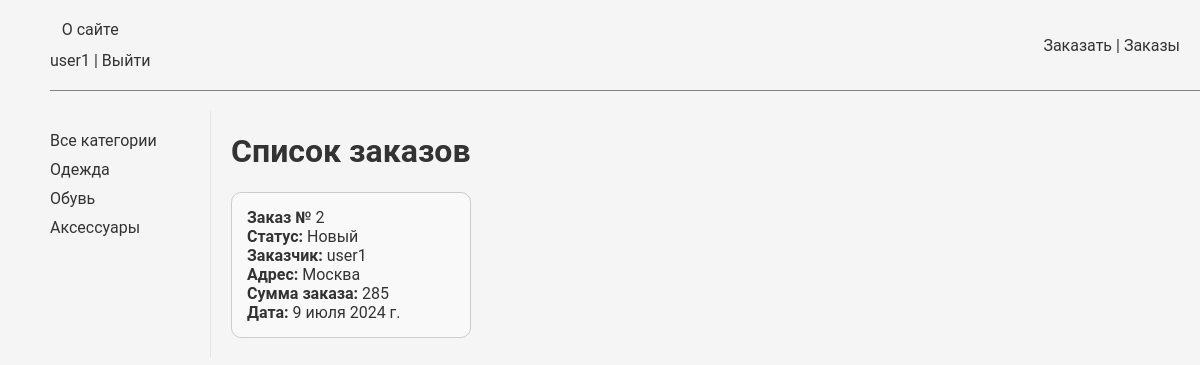
Page /orders/ (signed in) on the committed database.
### catalog/models.py (models this page shows, shortened)
class Category(models.Model):
    name = models.CharField(max_length=50)
    slug = models.SlugField(max_length=255, unique=True, db_index=True, verbose_name="URL")
    class Meta:
        ordering = ['name']
    def get_absolute_url(self):
        return reverse('catalog:cat_products', kwargs={'cat_slug': self.slug})

### orders/models.py (models this page shows, shortened)
class Order(models.Model):
    ORDER_STATUS_CHOICES = [
        ('new', 'Новый'),
        ('processing', 'В обработке'),
        ('ready', 'Готов'),
        ('received', 'Получен'),
    ]
    ORDER_STATUS_DICT = dict(ORDER_STATUS_CHOICES)
    customer = models.ForeignKey(User, on_delete=models.CASCADE)
    address = models.CharField(max_length=50, default='', blank=True)
    phone = models.CharField(max_length=50, default='', blank=True)
    date = models.DateField(default=datetime.datetime.today)
    status = models.CharField(max_length=20, choices=ORDER_STATUS_CHOICES, default='new')
    class Meta:
        ordering = ['date']
    @property
    def status_display(self):
        return self.ORDER_STATUS_DICT.get(self.status)
    @property
    def total_price(self):
        return sum(item.price for item in self.orderitem_set.all())

class OrderItem(models.Model):
    order = models.ForeignKey(Order, on_delete=models.CASCADE)
    product = models.ForeignKey(Products, on_delete=models.CASCADE)
    quantity = models.IntegerField(default=1)
    price = models.IntegerField()
    class Meta:
        ordering = ['product']

### orders/views.py (the view)
# urls.py: path('', Orders.as_view(), name='orders'),
class Orders(DataMixin, ListView):
    model = Order
    template_name = 'orders/orders.html'
    context_object_name = 'orders'
    ordering = 'status'
    def get_queryset(self):
        if self.request.user.is_superuser:
            return Order.objects.all()
        else:
            return Order.objects.filter(customer=self.request.user)
    def get_context_data(self, *, object_list=None, **kwargs):
        context = super().get_context_data(**kwargs)
        c_def = self.get_user_context(title="Список заказов")
        context.update(c_def)
        return context

### users/utils.py (called while the page is built)
    def get_user_context(self, **kwargs):
        context = kwargs
        cats = Category.objects.annotate(Count('products'))
        user_menu = menu.copy()
        context['menu'] = user_menu
        context['cats'] = cats
        if 'cat_selected' not in context:
            context['cat_selected'] = 0
        return context

    def get_context_data(self, *, object_list=None, **kwargs):
        context = super().get_context_data(**kwargs)
        c_def = self.get_user_context(title="Список заказов")
        context.update(c_def)
        return context

### orders/templates/orders/orders.html
{% extends 'users/base.html' %}
{% block content %}
<h1>{{title}}</h1>
<ul class="order-list">
    {% for order in orders %}
    <li class="order-item">
        <div class="order-container">
            <a href="{% url 'orders:one_order' order.pk %}">
                <strong>Заказ № </strong> {{ order.pk }}<br>
            </a>
            <strong>Статус:</strong> {{ order.status_display }}<br>
            <strong>Заказчик:</strong> {{ order.customer }}<br>
            <strong>Адрес:</strong> {{ order.address }}<br>
            <strong>Сумма заказа:</strong> {{ order.total_price }}<br>
            <strong>Дата:</strong> {{ order.date }}<br>
        </div>
    </li>
    {% endfor %}
</ul>
{% endblock %}

### users/templates/users/base.html (shortened to what this page needs)
{% load static %}
<!DOCTYPE html>
<html>
<head>
    <link rel="stylesheet" href="{% static 'css/styles.css' %}">
</head>
<body>
<table class="table-page" border="0" cellpadding="0" cellspacing="0">
    <tr>
        <td valign="top" class="categories">
            {% block mainmenu %}
            <ul id="mainmenu" class="mainmenu">
                <div class="mainmenu__about">
                    {% for m in menu %}
                    <li><a href="{% url 'users:'|add:m.url_name %}">{{m.title}}</a></li>
                    {% endfor %}
                    {% if request.user.is_authenticated %}
                    <li class="last"> {{user.username}} | <a href="{% url 'users:logout' %}">Выйти</a></li>
                    {% else %}
                    <li class="last"><a href="{% url 'users:register' %}">Регистрация</a> | <a href="{% url 'users:login' %}">Войти</a> </li>
                    {% endif %}
                </div>
                <li><a href="{% url 'orders:create_order' %}">Заказать</a>
                {% if request.user.is_authenticated %}
                | <a href="{% url 'orders:orders' %}">Заказы</a> {% endif %}
                </li>
            </ul>
            {% endblock mainmenu %}
            <table class="table-content" border=0 cellpadding="0" cellspacing="0">
                <tr>
                    <td valign="top" class="left-chapters">
                        <ul id="leftchapters">
                            {% if request.resolver_match.url_name == 'products' and cat_selected == 0 %}
                                <li class="selected">Все категории</li>
                            {% else %}
                                <li><a href="{% url 'catalog:products' %}">Все категории</a></li>
                            {% endif %}
                            {% for c in cats %}
                                {% if c.products__count > 0 %}
                                {% if c.pk == cat_selected %}
                                <li class="selected">{{c.name}}</li>
                                {% else %}
                                <li><a href="{{ c.get_absolute_url }}">{{c.name}}</a></li>
                                {% endif %}
                                {% endif %}
                            {% endfor %}
                        </ul>
                    </td>
                    <td valign="top" class="content">
                        <div class="content-text">
                            {% block content %}
                            {% endblock %}
                        </div>
                    </td>
                </tr>
            </table>
        </td>
    </tr>
</table>
</body>
</html>

### static/css/styles.css (style rules this page uses)
body { font-family: 'Roboto', Arial, sans-serif; background-color: #f5f5f5; margin: 0; padding: 0; color: #333; }
ul { list-style: none; padding: 0; margin: 0; }
a { text-decoration: none; color: #333; transition: color 0.3s ease; }
.table-page { width: 100%; }
.mainmenu { padding: 20px 0; display: flex; align-items: center; justify-content: space-between; border-bottom: 1px solid gray; }
.mainmenu__about { display: flex; flex-direction: column; }
.mainmenu__about li:first-child { margin-bottom: 12px; }
#mainmenu { text-align: center; margin-bottom: 20px; }
#mainmenu li { display: inline-block; margin-right: 20px; }
#mainmenu li.last { margin-right: 0; }
#mainmenu li a { font-size: 16px; color: #333; }
.categories { padding-left: 50px; }
.left-chapters { width: 150px; padding-right: 10px; border-right: 1px solid #e6e6e6; margin-left: 20px; }
#leftchapters { margin-top: 20px; }
#leftchapters li { font-size: 16px; color: #333; margin-bottom: 10px; cursor: pointer; }
.table-content { padding-bottom: 20px; }
.content { padding-left: 20px; }
.content-text { margin-top: 20px; }
.order-list { list-style: none; padding: 0; }
.order-item { margin-bottom: 20px; }
.order-container { border: 1px solid #ccc; border-radius: 10px; padding: 15px; background-color: #f9f9f9; }

### rows in the picture
Category: name "Одежда"
Category: name "Обувь"
Category: name "Аксессуары"
Order: pk "2", status_display "Новый", customer "user1", address "Москва", total_price "285", date "9 июля 2024 г."

### other values in the picture
{{ m.title }} "О сайте"
{{ user.username }} "user1"
{{ title }} "Список заказов"
